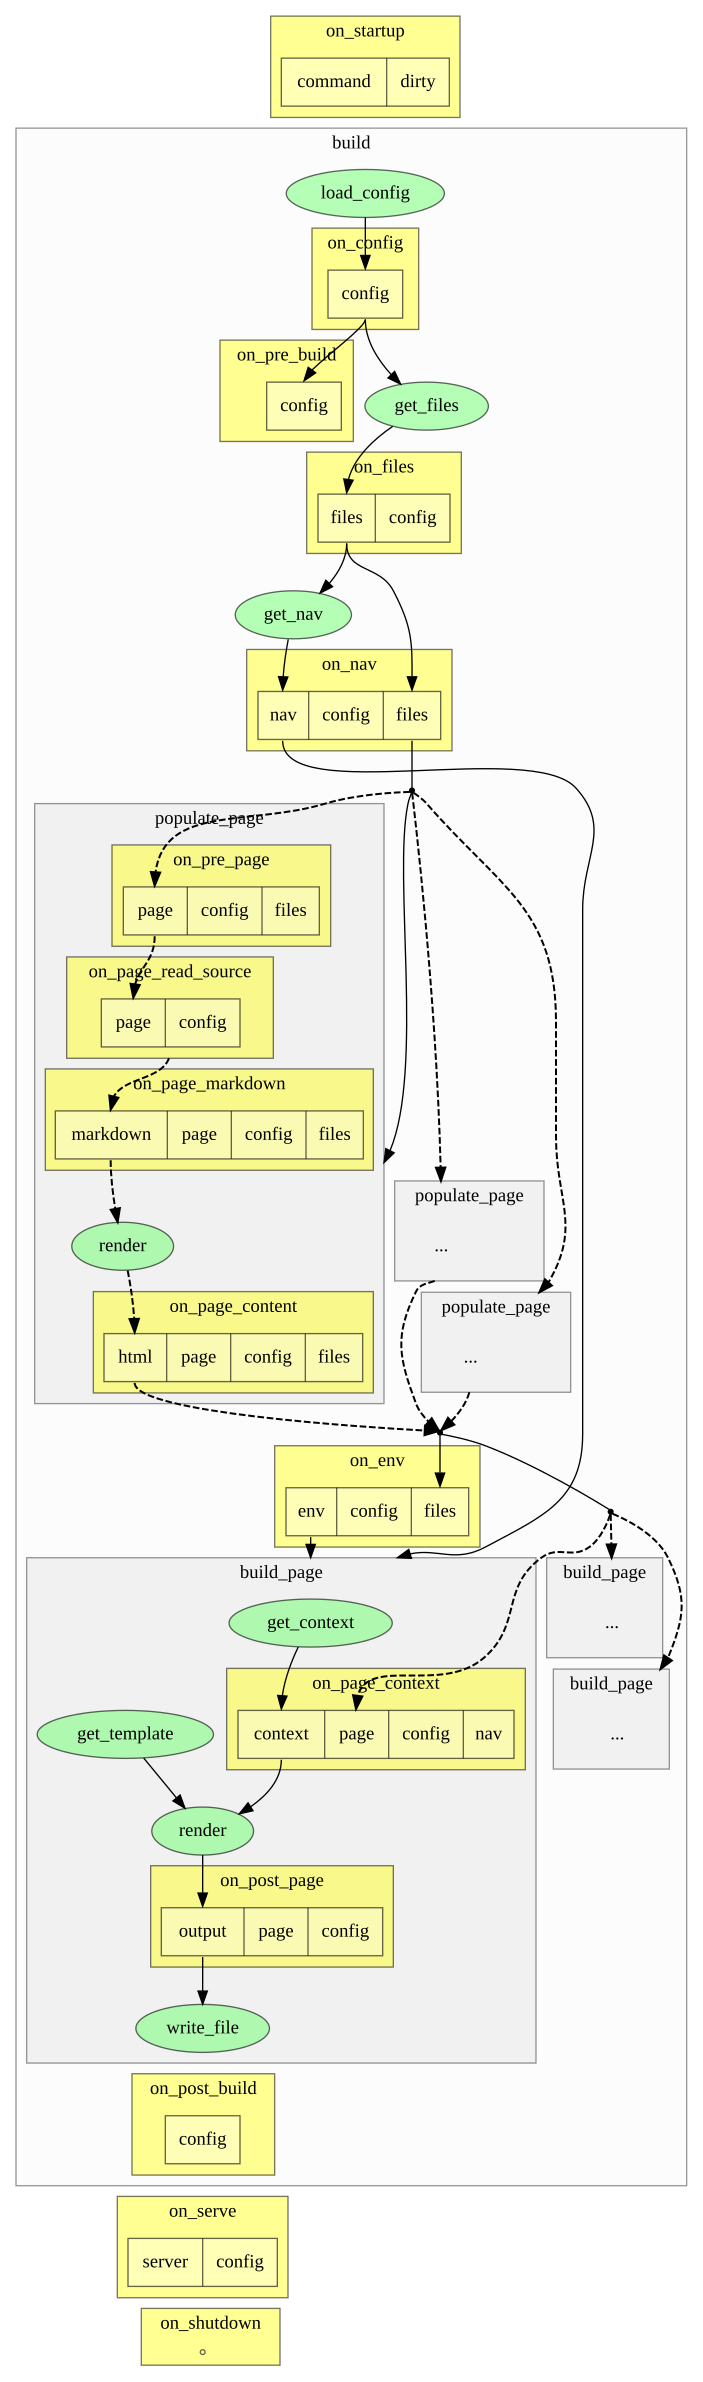

This figure's Python source:
# Run this to re-generate 'plugin-events.svg'.
# Requires `pip install graphviz`.

import contextlib
import pathlib
import re

from graphviz import Digraph

graph = Digraph("ProperDocs", format="svg")
graph.attr(compound="true", bgcolor="transparent")
graph.graph_attr.update(fontname="inherit", tooltip=" ")
graph.node_attr.update(fontname="inherit", tooltip=" ", style="filled")
graph.edge_attr.update(fontname="inherit", tooltip=" ")


def strip_suffix(name):
    return re.sub(r"_.$", "", name)


subgraph_to_first_node = {}
subgraph_to_last_node = {}


def node(g, name, **kwargs):
    if "_point" in name:
        kwargs.setdefault("shape", "point")
    else:
        kwargs.setdefault("fillcolor", "#77ff7788")
        kwargs.setdefault("color", "#00000099")
    kwargs.setdefault("label", strip_suffix(name))

    g.node(name, **kwargs)

    subgraph_to_first_node.setdefault(g.name, name)
    subgraph_to_last_node[g.name] = name


def edge(g, a, b, dashed=False, **kwargs):
    if kwargs.get("style") == "dashed":
        kwargs.setdefault("penwidth", "1.5")

    if a in subgraph_to_last_node:
        kwargs.setdefault("ltail", a)
        a = subgraph_to_last_node[a]
    if b in subgraph_to_first_node:
        kwargs.setdefault("lhead", b)
        b = subgraph_to_first_node[b]

    if a.startswith(("on_", "placeholder_")):
        a += ":s"
    else:
        node(g, a.split(":")[0])
    if b.startswith(("on_", "placeholder_")):
        b += ":n"
    else:
        node(g, b.split(":")[0])

    g.edge(a, b, **kwargs)


def ensure_order(a, b):
    edge(graph, a, b, style="invis")


@contextlib.contextmanager
def cluster(g, name, **kwargs):
    assert name.startswith("cluster_")
    kwargs.setdefault("label", strip_suffix(name)[len("cluster_") :])
    kwargs.setdefault("bgcolor", "#dddddd55")
    kwargs.setdefault("pencolor", "#00000066")
    with g.subgraph(name=name) as c:
        c.attr(**kwargs)
        yield c


def event(g, name, parameters):
    with cluster(
        g, f"cluster_{name}", href=f"#{name}", bgcolor="#ffff3388", pencolor="#00000088"
    ) as c:
        label = "|".join(f"<{p}>{p}" for p in parameters.split())
        node(c, name, shape="record" if parameters else "point", label=label, fillcolor="#ffffff55")


def placeholder_cluster(g, name):
    with cluster(g, name) as c:
        node(c, f"placeholder_{name}", label="...", fillcolor="transparent", color="transparent")


event(graph, "on_startup", "command dirty")

with cluster(graph, "cluster_build", bgcolor="#dddddd11") as g:
    event(g, "on_config", "config")
    event(g, "on_pre_build", "config")
    event(g, "on_files", "files config")
    event(g, "on_nav", "nav config files")

    edge(g, "load_config", "on_config:config")
    edge(g, "on_config:config", "on_pre_build:config")
    edge(g, "on_config:config", "get_files")
    edge(g, "get_files", "on_files:files")
    edge(g, "on_files:files", "get_nav")
    edge(g, "get_nav", "on_nav:nav")
    edge(g, "on_files:files", "on_nav:files")

    with cluster(g, "cluster_populate_page") as c:
        event(c, "on_pre_page", "page config files")
        event(c, "on_page_read_source", "page config")
        event(c, "on_page_markdown", "markdown page config files")
        event(c, "on_page_content", "html page config files")

        edge(c, "on_pre_page:page", "on_page_read_source:page", style="dashed")
        edge(c, "cluster_on_page_read_source", "on_page_markdown:markdown", style="dashed")
        edge(c, "on_page_markdown:markdown", "render_p", style="dashed")
        edge(c, "render_p", "on_page_content:html", style="dashed")

    edge(g, "on_nav:files", "pages_point_a", arrowhead="none")
    edge(g, "pages_point_a", "on_pre_page:page", style="dashed")
    edge(g, "pages_point_a", "cluster_populate_page")

    for i in 2, 3:
        placeholder_cluster(g, f"cluster_populate_page_{i}")
        edge(g, "pages_point_a", f"cluster_populate_page_{i}", style="dashed")
        edge(g, f"cluster_populate_page_{i}", "pages_point_b", style="dashed")

    event(g, "on_env", "env config files")

    edge(g, "on_page_content:html", "pages_point_b", style="dashed")
    edge(g, "pages_point_b", "on_env:files")

    edge(g, "pages_point_b", "pages_point_c", arrowhead="none")
    edge(g, "pages_point_c", "on_page_context:page", style="dashed")

    with cluster(g, "cluster_build_page") as c:
        event(c, "on_page_context", "context page config nav")
        event(c, "on_post_page", "output page config")

        edge(c, "get_context", "on_page_context:context")
        edge(c, "on_page_context:context", "render")
        edge(c, "get_template", "render")
        edge(c, "render", "on_post_page:output")
        edge(c, "on_post_page:output", "write_file")

    edge(g, "on_nav:nav", "cluster_build_page")
    edge(g, "on_env:env", "cluster_build_page")

    for i in 2, 3:
        placeholder_cluster(g, f"cluster_build_page_{i}")
        edge(g, "pages_point_c", f"cluster_build_page_{i}", style="dashed")

    event(g, "on_post_build", "config")

event(graph, "on_serve", "server config")
event(graph, "on_shutdown", "")


ensure_order("on_startup", "cluster_build")
ensure_order("on_pre_build", "on_files")
ensure_order("on_nav", "cluster_populate_page")
ensure_order("cluster_populate_page_2", "cluster_populate_page_3")
ensure_order("on_page_content", "on_env")
ensure_order("pages_point_c", "cluster_build_page")
ensure_order("cluster_build_page_2", "cluster_build_page_3")
ensure_order("cluster_build_page", "on_post_build")
ensure_order("on_post_build", "on_serve")
ensure_order("on_serve", "on_shutdown")


data = graph.pipe()
data = data[data.index(b"<svg ") :]
pathlib.Path(__file__).with_suffix(".svg").write_bytes(data)
